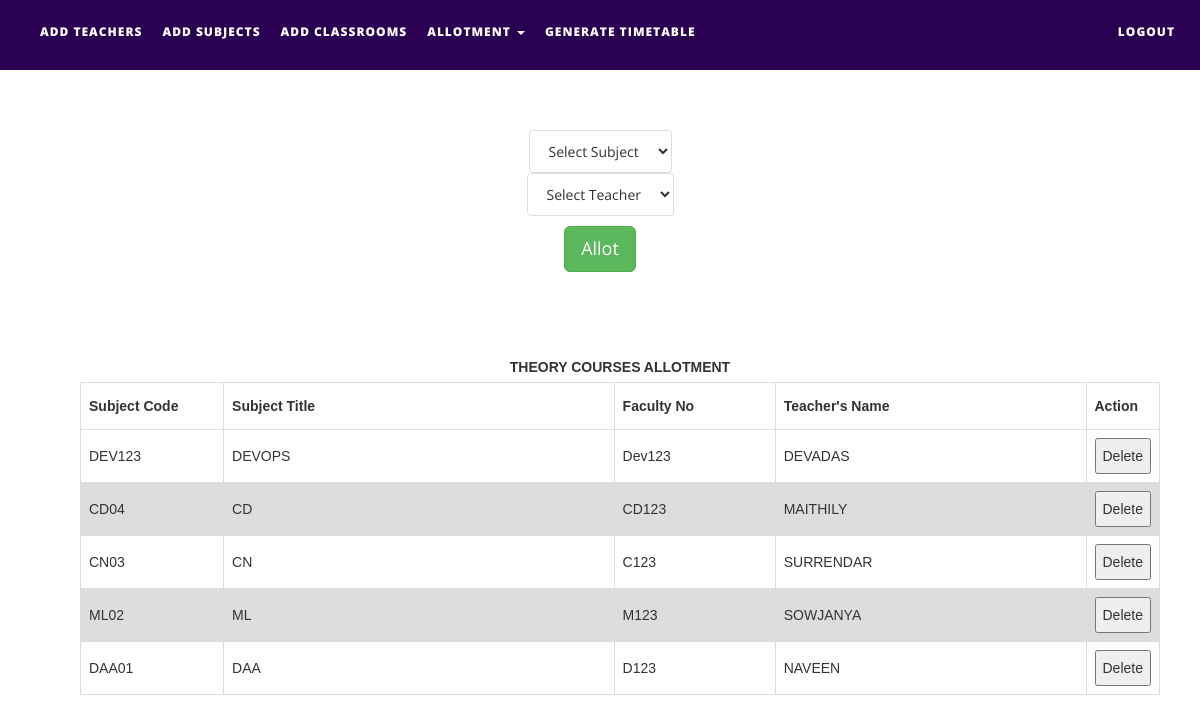
Screenshot of /index.html/allotsubjects.php with the database file from the repository.
### tables this page shows
CREATE TABLE `subjects` (
  `subject_code` varchar(10) NOT NULL,
  `subject_name` varchar(50) NOT NULL,
  `course_type` varchar(15) NOT NULL,
  `semester` int(1) NOT NULL,
  `department` varchar(50) NOT NULL,
  `isAlloted` int(1) NOT NULL,
  `allotedto` text NOT NULL,
  `allotedto2` text NOT NULL,
  `allotedto3` text NOT NULL
);

CREATE TABLE `teachers` (
  `faculty_number` varchar(10) NOT NULL,
  `name` text NOT NULL,
  `alias` varchar(10) NOT NULL,
  `designation` varchar(30) NOT NULL,
  `contact_number` varchar(15) NOT NULL,
  `emailid` varchar(50) NOT NULL
);

### index.html/allotsubjects.php (the view, shortened to what this page needs)
<!DOCTYPE html>
<html xmlns="http://www.w3.org/1999/xhtml">
<head>
    <link href="assets/css/bootstrap.css" rel="stylesheet"/>
    <link href="assets/css/font-awesome.min.css" rel="stylesheet"/>
    <link href="assets/css/flexslider.css" rel="stylesheet"/>
    <link href="assets/css/style.css" rel="stylesheet"/>
</head>
<body>
<div class="navbar navbar-inverse navbar-fixed-top " id="menu">
    <div class="container">
        <div class="navbar-collapse collapse move-me">
            <ul class="nav navbar-nav navbar-left">
                <li><a href="addteachers.php">ADD TEACHERS</a></li>
                <li><a href="addsubjects.php">ADD SUBJECTS</a></li>
                <li><a href="addclassrooms.php">ADD CLASSROOMS</a></li>
                <li class="dropdown"><a class="dropdown-toggle" data-toggle="dropdown" aria-expanded="false">ALLOTMENT
                        <span class="caret"></span></a>
                </li>
                <li><a href="generatetimetable.php">GENERATE TIMETABLE</a></li>
            </ul>
            <ul class="nav navbar-nav navbar-right">
                <li><a href="index.php">LOGOUT</a></li>
            </ul>
        </div>
    </div>
</div>
<br>
<div align="center">
    <form action="allotmentFormvalidation.php" method="post" style="margin-top: 100px">
        <div style="margin-top: 5px">
            <select name="tobealloted" class="list-group-item">
                <?php
                $q = mysqli_query(mysqli_connect("localhost","id20469554_root","a@/jC1T-JrdVL5M!","id20469554_ttms"),
                    "SELECT * FROM subjects");
                $row_count = mysqli_num_rows($q);
                if ($row_count) {
                    $mystring = '
         <option selected disabled>Select Subject</option>';
                    while ($row = mysqli_fetch_assoc($q)) {
                        if ($row['isAlloted'] == 1 || $row['course_type'] == "LAB")
                            continue;
                        $mystring .= '<option value="' . $row['subject_code'] . '">' . $row['subject_name'] . '</option>';
                    }
                    echo $mystring;
                }
                ?>
            </select>
        </div>
        <div>
            <select name="toalloted" class="list-group-item">
                <?php
                $q = mysqli_query(mysqli_connect("localhost","id20469554_root","a@/jC1T-JrdVL5M!","id20469554_ttms"),
                    "SELECT * FROM teachers ");
                $row_count = mysqli_num_rows($q);
                if ($row_count) {
                    $mystring = '
         <option selected disabled>Select Teacher</option>';
                    while ($row = mysqli_fetch_assoc($q)) {
                        $mystring .= '<option value="' . $row['faculty_number'] . '">' . $row['name'] . '</option>';
                    }
                    echo $mystring;
                }
                ?>
            </select>
        </div>
        <div style="margin-top: 10px">
            <button type="submit" class="btn btn-success btn-lg">Allot</button>
        </div>
    </form>
</div>
<table id=allotedsubjectstable>
    <caption><strong>THEORY COURSES ALLOTMENT</strong></caption>
    <tr>
        <th width="150">Subject Code</th>
        <th width=420>Subject Title</th>
        <th width="170">Faculty No</th>
        <th width="330">Teacher's Name</th>
        <th width="40">Action</th>
    </tr>
    <tbody>
    <?php
    $q = mysqli_query(mysqli_connect("localhost","id20469554_root","a@/jC1T-JrdVL5M!","id20469554_ttms"),
        "SELECT * FROM subjects ");
    while ($row = mysqli_fetch_assoc($q)) {
        $teacher_id = $row['allotedto'];
        $t = mysqli_query(mysqli_connect("localhost","id20469554_root","a@/jC1T-JrdVL5M!","id20469554_ttms"),
            "SELECT name FROM teachers WHERE faculty_number = '$teacher_id'");
        $trow = mysqli_fetch_assoc($t);
        echo "<tr><td>{$row['subject_code']}</td>
                    <td>{$row['subject_name']}</td>
                    <td>{$row['allotedto']}</td>
                    <td>{$trow['name']}</td>
                   <td>
                    <button>Delete</button></td>
                    </tr>\n";
    }
    ?>
    </tbody>
</table>
</body>
</html>

### index.html/assets/css/style.css (style rules this page uses)
#menu { background-color: rgb(42, 0, 82); color: #fff; font-size: 12px; font-weight: 900; letter-spacing: 1px; min-height: 70px; }
.navbar-inverse { border-color: transparent; }
.navbar-inverse .navbar-nav > li > a, .navbar-inverse .navbar-nav > li > a:hover { color: #FFF; padding: 22px 10px; }

### index.html/allotsubjects.php (style rules this page uses)
table { margin-top: 80px; margin-bottom: 50px; font-family: arial, sans-serif; border-collapse: collapse; margin-left: 80px; width: 90%; }
td, th { border: 1px solid #dddddd; text-align: left; padding: 8px; }
tr:nth-child(even) { background-color: #dddddd; }

### rows the page displays
subjects: subject_code "DEV123", subject_name "DEVOPS", allotedto "Dev123", teachers.name "DEVADAS"
subjects: subject_code "CD04", subject_name "CD", allotedto "CD123", teachers.name "MAITHILY"
subjects: subject_code "CN03", subject_name "CN", allotedto "C123", teachers.name "SURRENDAR"
subjects: subject_code "ML02", subject_name "ML", allotedto "M123", teachers.name "SOWJANYA"
subjects: subject_code "DAA01", subject_name "DAA", allotedto "D123", teachers.name "NAVEEN"
